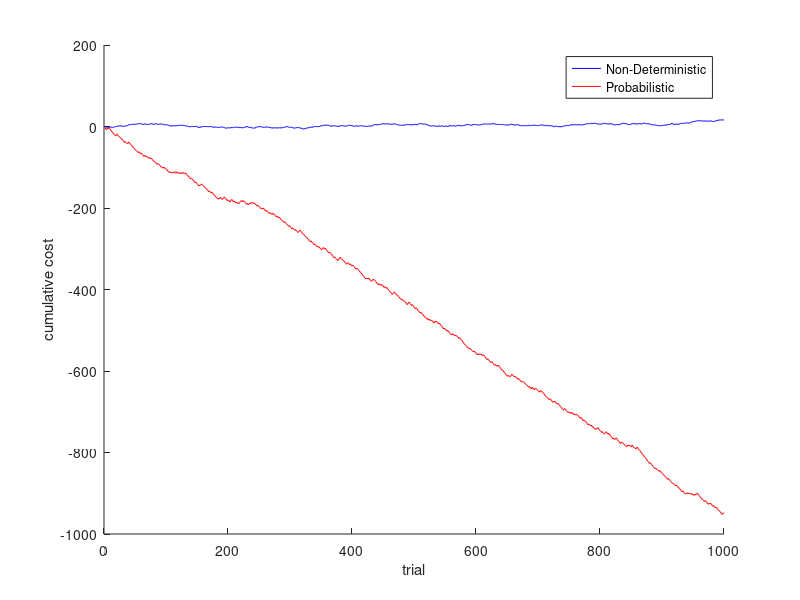

This chart was generated by the following MATLAB code:
% Under the Agent" vs. Nature game setting, run 1000 trials for each strategy and plot the cumulative cost(y-axis) along the trial(x-axis)

close all; clc; clear

P_theta = [1/5 1/5 3/5];

nonD_samples = randsample([1 -1 0], 1000, true, [1/5 1/5 3/5]);
prob_samples = randsample([-1 2 -2], 1000, true, [1/5 1/5 3/5]);

cum_nonD = [nonD_samples(1)];
cum_prob = [prob_samples(1)];
for i=2:1000
    cum_nonD(i) = cum_nonD(i-1) + nonD_samples(i);
    cum_prob(i) = cum_prob(i-1) + prob_samples(i);
end

figure
xlabel('trial')
ylabel('cumulative cost')
hold on
plot(1:1000, cum_nonD, 'Color','b')
plot(1:1000, cum_prob, 'Color','r')
legend({'Non-Deterministic', 'Probabilistic'})